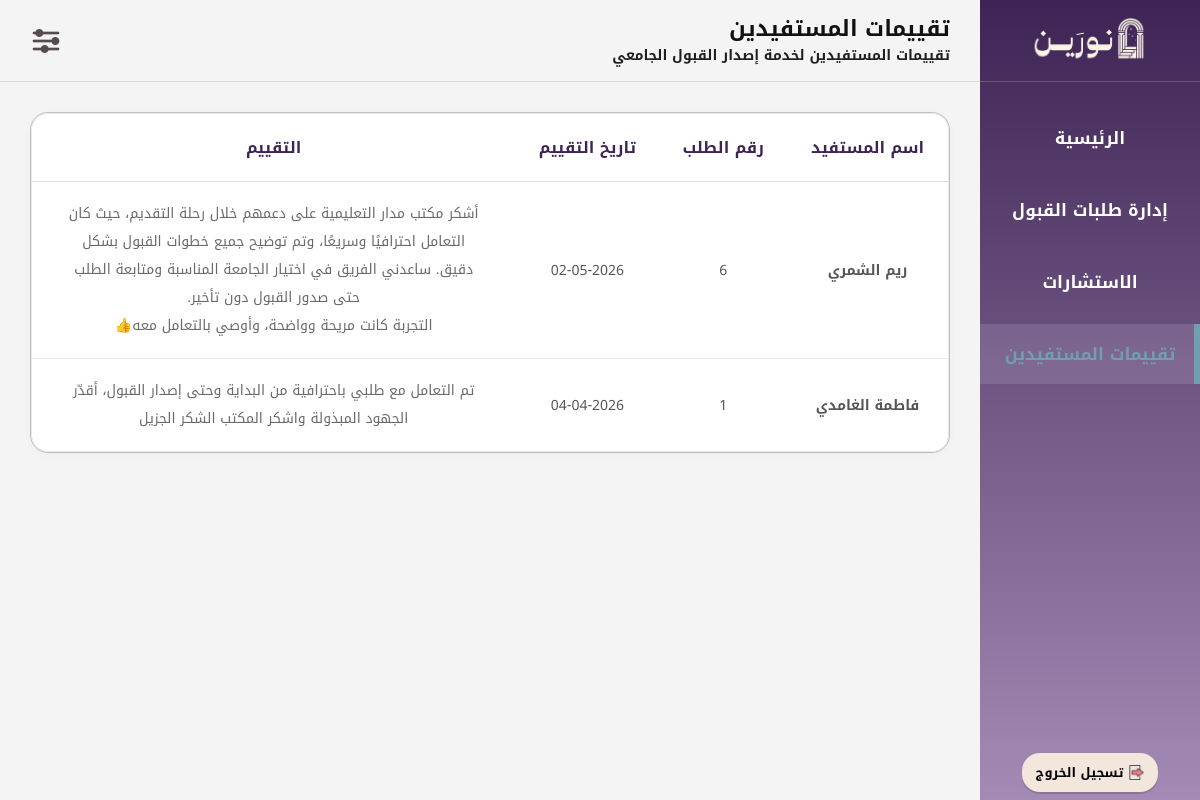
Before: /Con08_ReqRating.php (signed in) with the older database file.
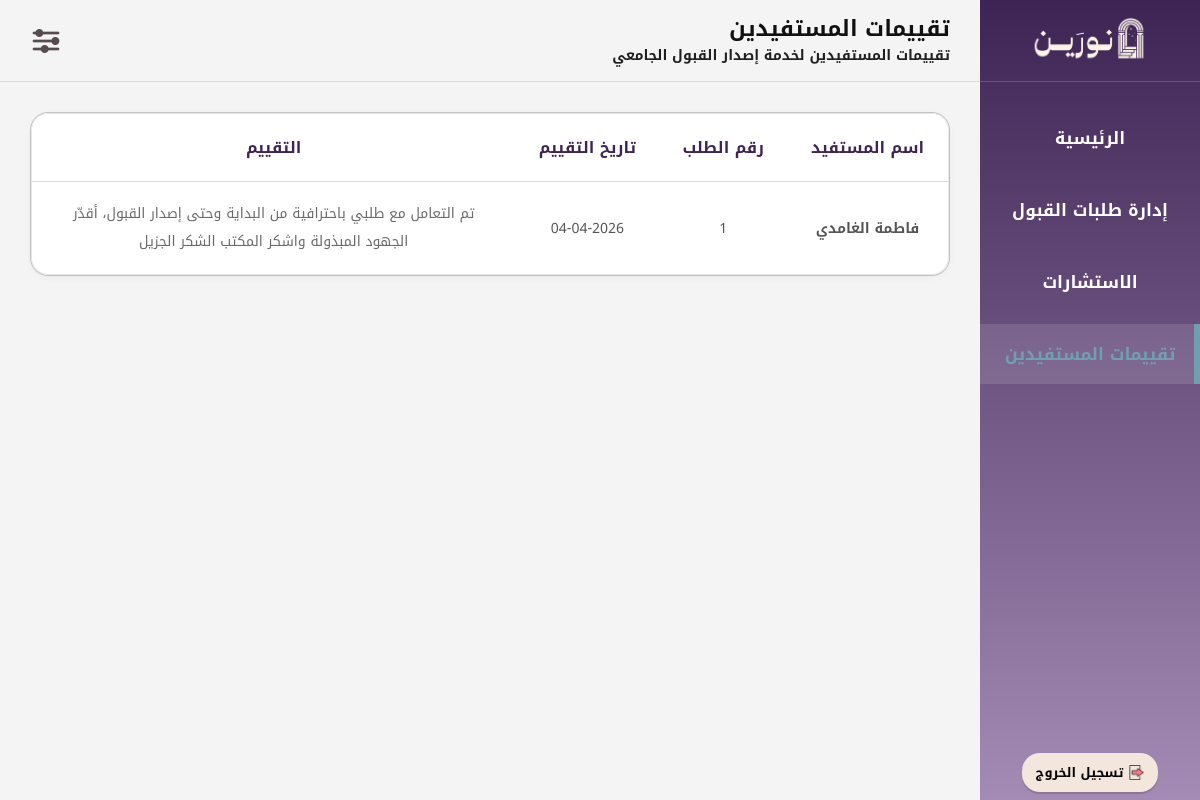
After: the same page with the newer database file.
### tables this page shows
CREATE TABLE `rating` (
  `rating_id` int(11) NOT NULL,
  `request_id` int(11) NOT NULL,
  `rating_date` datetime DEFAULT current_timestamp(),
  `comment_text` text DEFAULT NULL
);

CREATE TABLE `beneficiary` (
  `bnf_id` int(11) NOT NULL,
  `email` varchar(100) NOT NULL,
  `f_name` varchar(50) NOT NULL,
  `l_name` varchar(50) NOT NULL,
  `phone_num` varchar(15) NOT NULL,
  `password` varchar(255) NOT NULL,
  `degree_level` enum('ثانوي','بكالوريوس','ماجستير','') NOT NULL,
  `account_status` enum('نشط','محظور') NOT NULL DEFAULT 'نشط',
  `sch_field` varchar(100) NOT NULL
);

### Con08_ReqRating.php (the view, shortened to what this page needs)
<?php
$con = new mysqli("localhost", "root", "", "noreen", 3306);
$con->set_charset("utf8mb4");
$office_id = $_SESSION['office_id'];
$sql = "SELECT
            r.request_id,
            r.rating_date,
            r.comment_text,
            b.f_name,
            b.l_name
        FROM rating r
        INNER JOIN admission_request ar ON r.request_id = ar.request_id
        INNER JOIN beneficiary b ON ar.bnf_id = b.bnf_id
        WHERE ar.office_id = '$office_id'
        ORDER BY r.rating_date DESC";
$result = $con->query($sql);
?>
<!DOCTYPE html>
<html lang="ar" dir="rtl">
<head>
<link rel="stylesheet" href="CSS01Layout.css?v=6س">
</head>
<body>
<div class="layout">
    <aside class="sidebar">
        <div class="sidebar-top">
            <div class="sidebar-logo">
                <img src="شعار نورين.png" alt="شعار نورين">
            </div>
            <ul class="sidebar-menu">
                <li><a href="Con00_MainPage.php">الرئيسية</a></li>
                <li><a href="Con04_AdmissionReq.php">إدارة طلبات القبول</a></li>
                <li><a href="Con03_Consultations.php">الاستشارات</a></li>
                <li><a href="Con08_ReqRating.php" class="active">تقييمات المستفيدين</a></li>
            </ul>
        </div>
        <div class="sidebar-bottom">
            <form action="logout.php" method="post">
                <button type="submit" class="logout-btn">
                    <img src="ايقونة تسجيل الخروج.png" class="logout-icon" alt="خروج">
                    <b>تسجيل الخروج</b>
                </button>
            </form>
        </div>
    </aside>
    <div class="main-content">
        <header class="header">
             <div class="page-heading">
                <div class="page-title">تقييمات المستفيدين</div>
                <div class="page-description">تقييمات المستفيدين لخدمة إصدار القبول الجامعي</div>
            </div>
            <div class="header-icons">
                <div class="settings-dropdown">
                    <img src="ايقونة قائمة الاعدادات.png" class="menu-icon" alt="القائمة">
                </div>
            </div>
        </header>
        <div class="content-body">
            <div class="table-wrap">
                <div class="table-card">
                    <table class="ratings-table">
                        <thead>
                            <tr>
                                <th>اسم المستفيد</th>
                                <th>رقم الطلب</th>
                                <th>تاريخ التقييم</th>
                                <th>التقييم</th>
                            </tr>
                        </thead>
                        <tbody>
                            <?php if ($result && $result->num_rows > 0): ?>
                                <?php while ($row = $result->fetch_assoc()): ?>
                                    <tr>
                                        <td class="bnf-name">
                                            <?php echo htmlspecialchars($row['f_name'] . " " . $row['l_name']); ?>
                                        </td>
                                        <td class="req-code">
                                            <?php echo $row['request_id']; ?>
                                        </td>
                                        <td class="rating-date">
                                            <?php echo date("d-m-Y", strtotime($row['rating_date'])); ?>
                                        </td>
                                        <td>
                                            <div class="rating-comment">
                                                <?php echo nl2br(htmlspecialchars($row['comment_text'])); ?>
                                            </div>
                                        </td>
                                    </tr>
                                <?php endwhile; ?>
                            <?php else: ?>
                                <tr class="empty-row">
                                    <td colspan="4">لا توجد تقييمات متاحة حاليًا.</td>
                                </tr>
                            <?php endif; ?>
                        </tbody>
                    </table>
                </div>
            </div>
        </div>
    </div>
</div>
</body>
</html>

Changed rows visible on the page:
removed rating: beneficiary.f_name+l_name "ريم الشمري", request "6", rating_date "02-05-2026", comment_text "أشكر مكتب مدار التعليمية على دعمهم خلال رحلة التقديم، حيث كان التعامل احترافيًا وسريعًا، وتم توضيح جميع خطوات القبول بشكل دقيق. ساعدني الفريق في اختيار الجامعة المناسبة ومتابعة الطلب حتى صدور القبول دون تأخير. التجربة كانت مريحة وواضحة، وأوصي بالتعامل معه👍"
